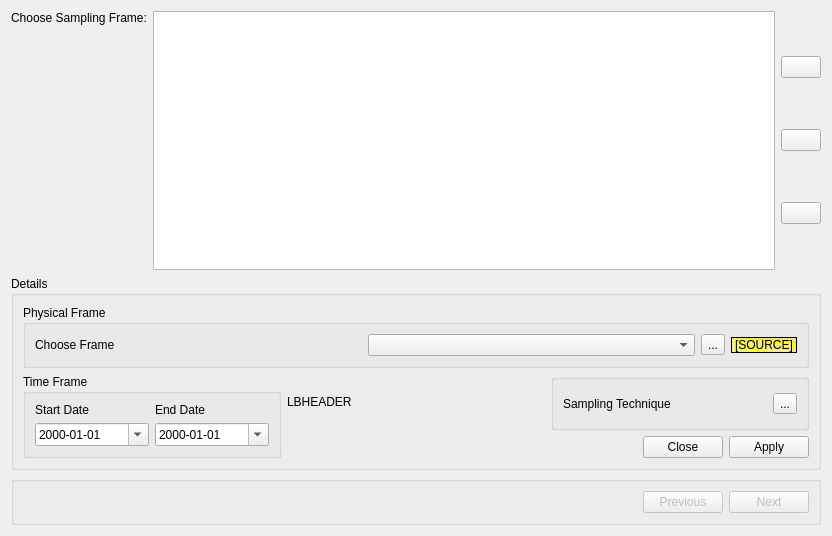
<?xml version="1.0" encoding="UTF-8"?>
<ui version="4.0">
 <class>frmframe</class>
 <widget class="QWidget" name="frmframe">
  <property name="geometry">
   <rect>
    <x>0</x>
    <y>0</y>
    <width>832</width>
    <height>536</height>
   </rect>
  </property>
  <property name="windowTitle">
   <string>Form</string>
  </property>
  <layout class="QVBoxLayout" name="verticalLayout_4">
   <item>
    <layout class="QHBoxLayout" name="horizontalLayout">
     <item>
      <layout class="QVBoxLayout" name="verticalLayout_2">
       <property name="spacing">
        <number>2</number>
       </property>
       <item>
        <widget class="QLabel" name="label_6">
         <property name="sizePolicy">
          <sizepolicy hsizetype="Preferred" vsizetype="Fixed">
           <horstretch>0</horstretch>
           <verstretch>0</verstretch>
          </sizepolicy>
         </property>
         <property name="text">
          <string>Choose Sampling Frame:</string>
         </property>
         <property name="buddy">
          <cstring>tableView</cstring>
         </property>
        </widget>
       </item>
       <item>
        <spacer name="verticalSpacer_3">
         <property name="orientation">
          <enum>Qt::Vertical</enum>
         </property>
         <property name="sizeHint" stdset="0">
          <size>
           <width>20</width>
           <height>40</height>
          </size>
         </property>
        </spacer>
       </item>
      </layout>
     </item>
     <item>
      <widget class="QTableView" name="tableView">
       <property name="sizePolicy">
        <sizepolicy hsizetype="Expanding" vsizetype="Preferred">
         <horstretch>0</horstretch>
         <verstretch>0</verstretch>
        </sizepolicy>
       </property>
       <property name="toolTip">
        <string>Select frame that describes physically and temporally  the process of data collection if already exists, otherwise create new one!</string>
       </property>
       <property name="statusTip">
        <string>Select frame that describes physically and temporally  the process of data collection if already exists, otherwise create new one!</string>
       </property>
       <property name="whatsThis">
        <string>Select frame that describes physically and temporally  the process of data collection if already exists, otherwise create new one!</string>
       </property>
       <property name="alternatingRowColors">
        <bool>false</bool>
       </property>
       <property name="selectionMode">
        <enum>QAbstractItemView::SingleSelection</enum>
       </property>
       <property name="selectionBehavior">
        <enum>QAbstractItemView::SelectRows</enum>
       </property>
      </widget>
     </item>
     <item>
      <layout class="QVBoxLayout" name="verticalLayout_3">
       <item>
        <widget class="QPushButton" name="pushNew">
         <property name="sizePolicy">
          <sizepolicy hsizetype="Preferred" vsizetype="Fixed">
           <horstretch>0</horstretch>
           <verstretch>0</verstretch>
          </sizepolicy>
         </property>
         <property name="toolTip">
          <string>Create new record</string>
         </property>
         <property name="statusTip">
          <string>Create new record</string>
         </property>
         <property name="whatsThis">
          <string>Creates new record</string>
         </property>
         <property name="text">
          <string/>
         </property>
         <property name="icon">
          <iconset resource="app_new.qrc">
           <normaloff>:/app_new/add.png</normaloff>:/app_new/add.png</iconset>
         </property>
        </widget>
       </item>
       <item>
        <widget class="QPushButton" name="pushEdit">
         <property name="sizePolicy">
          <sizepolicy hsizetype="Preferred" vsizetype="Fixed">
           <horstretch>0</horstretch>
           <verstretch>0</verstretch>
          </sizepolicy>
         </property>
         <property name="toolTip">
          <string>Edit record</string>
         </property>
         <property name="statusTip">
          <string>Edit record</string>
         </property>
         <property name="whatsThis">
          <string>Edits record</string>
         </property>
         <property name="text">
          <string/>
         </property>
         <property name="icon">
          <iconset resource="app_new.qrc">
           <normaloff>:/app_new/pencil.png</normaloff>:/app_new/pencil.png</iconset>
         </property>
         <property name="checkable">
          <bool>true</bool>
         </property>
        </widget>
       </item>
       <item>
        <widget class="QPushButton" name="pushRemove">
         <property name="sizePolicy">
          <sizepolicy hsizetype="Preferred" vsizetype="Fixed">
           <horstretch>0</horstretch>
           <verstretch>0</verstretch>
          </sizepolicy>
         </property>
         <property name="toolTip">
          <string>Remove record</string>
         </property>
         <property name="statusTip">
          <string>Remove record</string>
         </property>
         <property name="whatsThis">
          <string>Removes record</string>
         </property>
         <property name="text">
          <string/>
         </property>
         <property name="icon">
          <iconset resource="app_new.qrc">
           <normaloff>:/app_new/cancel.png</normaloff>:/app_new/cancel.png</iconset>
         </property>
         <property name="shortcut">
          <string>Del</string>
         </property>
        </widget>
       </item>
      </layout>
     </item>
    </layout>
   </item>
   <item>
    <widget class="QGroupBox" name="groupDetails">
     <property name="toolTip">
      <string>Input data to physically and temporally describe the process of data collection;</string>
     </property>
     <property name="statusTip">
      <string>Input data to physically and temporally describe the process of data collection;</string>
     </property>
     <property name="whatsThis">
      <string>Input data to physically and temporally describe the process of data collection;</string>
     </property>
     <property name="title">
      <string>Details</string>
     </property>
     <layout class="QGridLayout" name="gridLayout">
      <item row="0" column="0" colspan="3">
       <widget class="QGroupBox" name="groupPhysical">
        <property name="focusPolicy">
         <enum>Qt::StrongFocus</enum>
        </property>
        <property name="toolTip">
         <string>Describe physical characteristics of the frame;</string>
        </property>
        <property name="statusTip">
         <string>Describe physical characteristics of the frame;</string>
        </property>
        <property name="whatsThis">
         <string>Describe physical characteristics of the frame;</string>
        </property>
        <property name="title">
         <string>Physical Frame</string>
        </property>
        <layout class="QHBoxLayout" name="horizontalLayout_4">
         <item>
          <widget class="QLabel" name="label_3">
           <property name="text">
            <string>Choose Frame</string>
           </property>
           <property name="buddy">
            <cstring>cmbPrexistent</cstring>
           </property>
          </widget>
         </item>
         <item>
          <widget class="QComboBox" name="cmbPrexistent">
           <property name="focusPolicy">
            <enum>Qt::StrongFocus</enum>
           </property>
           <property name="toolTip">
            <string/>
           </property>
          </widget>
         </item>
         <item>
          <widget class="QToolButton" name="toolEdit">
           <property name="focusPolicy">
            <enum>Qt::StrongFocus</enum>
           </property>
           <property name="toolTip">
            <string>View Frame</string>
           </property>
           <property name="statusTip">
            <string>View Frame</string>
           </property>
           <property name="whatsThis">
            <string>Allows viewing this frame</string>
           </property>
           <property name="text">
            <string>...</string>
           </property>
          </widget>
         </item>
         <item>
          <widget class="QLabel" name="lbSource">
           <property name="sizePolicy">
            <sizepolicy hsizetype="Fixed" vsizetype="Fixed">
             <horstretch>0</horstretch>
             <verstretch>0</verstretch>
            </sizepolicy>
           </property>
           <property name="styleSheet">
            <string notr="true">background-color: qconicalgradient(cx:0, cy:0, angle:135, stop:0 rgba(220, 220, 220, 69), stop:0.375 rgba(255, 255, 0, 69), stop:0.423533 rgba(251, 255, 0, 145), stop:0.45 rgba(247, 255, 0, 208), stop:0.477581 rgba(255, 244, 71, 130), stop:0.518717 rgba(255, 218, 71, 130), stop:0.55 rgba(255, 255, 0, 255), stop:0.57754 rgba(255, 203, 0, 130), stop:0.625 rgba(255, 255, 0, 69), stop:1 rgba(255, 255, 0, 69));
font: 75 10pt &quot;Fixedsys&quot;;</string>
           </property>
           <property name="frameShape">
            <enum>QFrame::StyledPanel</enum>
           </property>
           <property name="frameShadow">
            <enum>QFrame::Raised</enum>
           </property>
           <property name="text">
            <string>[SOURCE]</string>
           </property>
           <property name="scaledContents">
            <bool>true</bool>
           </property>
          </widget>
         </item>
        </layout>
       </widget>
      </item>
      <item row="1" column="0" rowspan="2">
       <widget class="QGroupBox" name="groupTime">
        <property name="focusPolicy">
         <enum>Qt::StrongFocus</enum>
        </property>
        <property name="title">
         <string>Time Frame</string>
        </property>
        <layout class="QGridLayout" name="gridLayout_3">
         <item row="0" column="0">
          <widget class="QLabel" name="label">
           <property name="sizePolicy">
            <sizepolicy hsizetype="Fixed" vsizetype="Fixed">
             <horstretch>0</horstretch>
             <verstretch>0</verstretch>
            </sizepolicy>
           </property>
           <property name="text">
            <string>Start Date</string>
           </property>
           <property name="buddy">
            <cstring>customDtStart</cstring>
           </property>
          </widget>
         </item>
         <item row="1" column="1">
          <widget class="QDateEdit" name="customDtEnd">
           <property name="sizePolicy">
            <sizepolicy hsizetype="Expanding" vsizetype="Fixed">
             <horstretch>0</horstretch>
             <verstretch>0</verstretch>
            </sizepolicy>
           </property>
           <property name="maximumDate">
            <date>
             <year>2070</year>
             <month>1</month>
             <day>1</day>
            </date>
           </property>
           <property name="minimumDate">
            <date>
             <year>1969</year>
             <month>12</month>
             <day>23</day>
            </date>
           </property>
           <property name="displayFormat">
            <string>yyyy-MM-dd</string>
           </property>
           <property name="calendarPopup">
            <bool>true</bool>
           </property>
           <property name="timeSpec">
            <enum>Qt::UTC</enum>
           </property>
          </widget>
         </item>
         <item row="1" column="0">
          <widget class="QDateEdit" name="customDtStart">
           <property name="sizePolicy">
            <sizepolicy hsizetype="Expanding" vsizetype="Fixed">
             <horstretch>0</horstretch>
             <verstretch>0</verstretch>
            </sizepolicy>
           </property>
           <property name="maximumDate">
            <date>
             <year>2070</year>
             <month>1</month>
             <day>1</day>
            </date>
           </property>
           <property name="minimumDate">
            <date>
             <year>1969</year>
             <month>12</month>
             <day>23</day>
            </date>
           </property>
           <property name="displayFormat">
            <string>yyyy-MM-dd</string>
           </property>
           <property name="calendarPopup">
            <bool>true</bool>
           </property>
           <property name="timeSpec">
            <enum>Qt::UTC</enum>
           </property>
          </widget>
         </item>
         <item row="0" column="1">
          <widget class="QLabel" name="label_2">
           <property name="sizePolicy">
            <sizepolicy hsizetype="Fixed" vsizetype="Fixed">
             <horstretch>0</horstretch>
             <verstretch>0</verstretch>
            </sizepolicy>
           </property>
           <property name="text">
            <string>End Date</string>
           </property>
           <property name="buddy">
            <cstring>customDtEnd</cstring>
           </property>
          </widget>
         </item>
        </layout>
       </widget>
      </item>
      <item row="1" column="1">
       <widget class="QLabel" name="lbHeader">
        <property name="text">
         <string>LBHEADER</string>
        </property>
       </widget>
      </item>
      <item row="1" column="2">
       <widget class="QGroupBox" name="groupProcess">
        <property name="focusPolicy">
         <enum>Qt::StrongFocus</enum>
        </property>
        <property name="title">
         <string/>
        </property>
        <property name="flat">
         <bool>true</bool>
        </property>
        <layout class="QHBoxLayout" name="horizontalLayout_3">
         <item>
          <widget class="QLabel" name="label_5">
           <property name="text">
            <string>Sampling Technique</string>
           </property>
           <property name="buddy">
            <cstring>toolProcess</cstring>
           </property>
          </widget>
         </item>
         <item>
          <widget class="QToolButton" name="toolProcess">
           <property name="focusPolicy">
            <enum>Qt::StrongFocus</enum>
           </property>
           <property name="toolTip">
            <string>Characterise the sampling methodology(ies);</string>
           </property>
           <property name="statusTip">
            <string>Characterise the sampling methodology(ies);</string>
           </property>
           <property name="whatsThis">
            <string>Characterise the sampling methodology(ies);</string>
           </property>
           <property name="text">
            <string>...</string>
           </property>
          </widget>
         </item>
        </layout>
       </widget>
      </item>
      <item row="2" column="1">
       <widget class="QSplitter" name="splitter">
        <property name="orientation">
         <enum>Qt::Horizontal</enum>
        </property>
       </widget>
      </item>
      <item row="2" column="2">
       <widget class="QDialogButtonBox" name="buttonBox">
        <property name="sizePolicy">
         <sizepolicy hsizetype="Preferred" vsizetype="Fixed">
          <horstretch>0</horstretch>
          <verstretch>0</verstretch>
         </sizepolicy>
        </property>
        <property name="focusPolicy">
         <enum>Qt::StrongFocus</enum>
        </property>
        <property name="standardButtons">
         <set>QDialogButtonBox::Apply|QDialogButtonBox::Close</set>
        </property>
       </widget>
      </item>
     </layout>
    </widget>
   </item>
   <item>
    <widget class="QGroupBox" name="groupBackNext">
     <property name="sizePolicy">
      <sizepolicy hsizetype="Preferred" vsizetype="Fixed">
       <horstretch>0</horstretch>
       <verstretch>0</verstretch>
      </sizepolicy>
     </property>
     <property name="title">
      <string/>
     </property>
     <layout class="QHBoxLayout" name="horizontalLayout_2">
      <item>
       <spacer name="horizontalSpacer">
        <property name="orientation">
         <enum>Qt::Horizontal</enum>
        </property>
        <property name="sizeHint" stdset="0">
         <size>
          <width>40</width>
          <height>20</height>
         </size>
        </property>
       </spacer>
      </item>
      <item>
       <widget class="QPushButton" name="pushPrevious">
        <property name="enabled">
         <bool>false</bool>
        </property>
        <property name="text">
         <string>Previous</string>
        </property>
        <property name="icon">
         <iconset resource="app_new.qrc">
          <normaloff>:/app_new/back.png</normaloff>:/app_new/back.png</iconset>
        </property>
       </widget>
      </item>
      <item>
       <widget class="QPushButton" name="pushNext">
        <property name="enabled">
         <bool>false</bool>
        </property>
        <property name="text">
         <string>Next</string>
        </property>
        <property name="icon">
         <iconset resource="app_new.qrc">
          <normaloff>:/app_new/forward.png</normaloff>:/app_new/forward.png</iconset>
        </property>
       </widget>
      </item>
     </layout>
    </widget>
   </item>
  </layout>
 </widget>
 <tabstops>
  <tabstop>tableView</tabstop>
  <tabstop>pushNew</tabstop>
  <tabstop>pushEdit</tabstop>
  <tabstop>pushRemove</tabstop>
  <tabstop>buttonBox</tabstop>
  <tabstop>pushPrevious</tabstop>
  <tabstop>pushNext</tabstop>
 </tabstops>
 <resources>
  <include location="app_new.qrc"/>
 </resources>
 <connections>
  <connection>
   <sender>pushNext</sender>
   <signal>clicked()</signal>
   <receiver>frmframe</receiver>
   <slot>next()</slot>
   <hints>
    <hint type="sourcelabel">
     <x>820</x>
     <y>524</y>
    </hint>
    <hint type="destinationlabel">
     <x>384</x>
     <y>259</y>
    </hint>
   </hints>
  </connection>
  <connection>
   <sender>pushNew</sender>
   <signal>clicked()</signal>
   <receiver>frmframe</receiver>
   <slot>createRecord()</slot>
   <hints>
    <hint type="sourcelabel">
     <x>825</x>
     <y>58</y>
    </hint>
    <hint type="destinationlabel">
     <x>406</x>
     <y>249</y>
    </hint>
   </hints>
  </connection>
  <connection>
   <sender>pushEdit</sender>
   <signal>clicked(bool)</signal>
   <receiver>frmframe</receiver>
   <slot>editRecord(bool)</slot>
   <hints>
    <hint type="sourcelabel">
     <x>825</x>
     <y>117</y>
    </hint>
    <hint type="destinationlabel">
     <x>406</x>
     <y>260</y>
    </hint>
   </hints>
  </connection>
  <connection>
   <sender>pushRemove</sender>
   <signal>clicked()</signal>
   <receiver>frmframe</receiver>
   <slot>removeRecord()</slot>
   <hints>
    <hint type="sourcelabel">
     <x>825</x>
     <y>175</y>
    </hint>
    <hint type="destinationlabel">
     <x>406</x>
     <y>260</y>
    </hint>
   </hints>
  </connection>
  <connection>
   <sender>cmbPrexistent</sender>
   <signal>currentIndexChanged(int)</signal>
   <receiver>frmframe</receiver>
   <slot>adjustFrmSamplingMode()</slot>
   <hints>
    <hint type="sourcelabel">
     <x>775</x>
     <y>328</y>
    </hint>
    <hint type="destinationlabel">
     <x>406</x>
     <y>267</y>
    </hint>
   </hints>
  </connection>
  <connection>
   <sender>tableView</sender>
   <signal>clicked(QModelIndex)</signal>
   <receiver>frmframe</receiver>
   <slot>previewRow(QModelIndex)</slot>
   <hints>
    <hint type="sourcelabel">
     <x>450</x>
     <y>63</y>
    </hint>
    <hint type="destinationlabel">
     <x>406</x>
     <y>267</y>
    </hint>
   </hints>
  </connection>
  <connection>
   <sender>buttonBox</sender>
   <signal>clicked(QAbstractButton*)</signal>
   <receiver>frmframe</receiver>
   <slot>onButtonClick(QAbstractButton*)</slot>
   <hints>
    <hint type="sourcelabel">
     <x>820</x>
     <y>481</y>
    </hint>
    <hint type="destinationlabel">
     <x>406</x>
     <y>249</y>
    </hint>
   </hints>
  </connection>
  <connection>
   <sender>cmbPrexistent</sender>
   <signal>currentIndexChanged(int)</signal>
   <receiver>frmframe</receiver>
   <slot>onFrameChange(int)</slot>
   <hints>
    <hint type="sourcelabel">
     <x>529</x>
     <y>379</y>
    </hint>
    <hint type="destinationlabel">
     <x>415</x>
     <y>267</y>
    </hint>
   </hints>
  </connection>
 </connections>
 <slots>
  <slot>onChoosePreExistent()</slot>
  <slot>onCreateNew()</slot>
  <slot>next()</slot>
  <slot>apply()</slot>
  <slot>createRecord()</slot>
  <slot>onButtonClick(QAbstractButton*)</slot>
  <slot>previewRow(QModelIndex)</slot>
  <slot>editRecord(bool)</slot>
  <slot>removeRecord()</slot>
  <slot>updateSample()</slot>
  <slot>adjustFrmSamplingMode()</slot>
  <slot>onFrameChange(int)</slot>
 </slots>
</ui>
